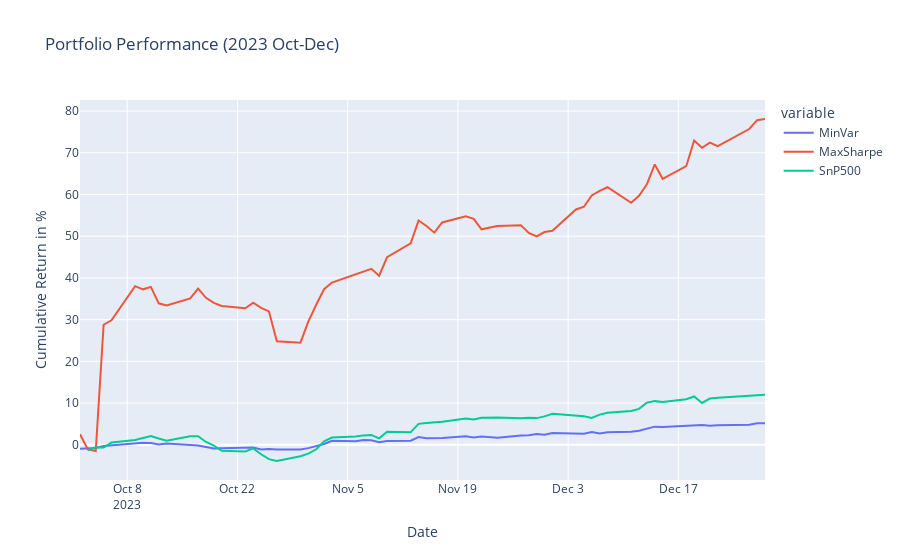

Notebook code cell kept with this figure:
### Code cell
back = pd.DataFrame({"MinVar": ret_1, "MaxSharpe": ret_2})
back = pd.concat([back, ind_ret], join="outer", axis=1)
back.drop(back.tail(1).index, inplace=True)

back.interpolate(method="linear", inplace=True)

fig = px.line(
    back, x=back.index, y=back.columns, title="Portfolio Performance (2023 Oct-Dec)"
)
fig.update_xaxes(title_text="Date")
fig.update_yaxes(title_text="Cumulative Return in %")

fig.show()
